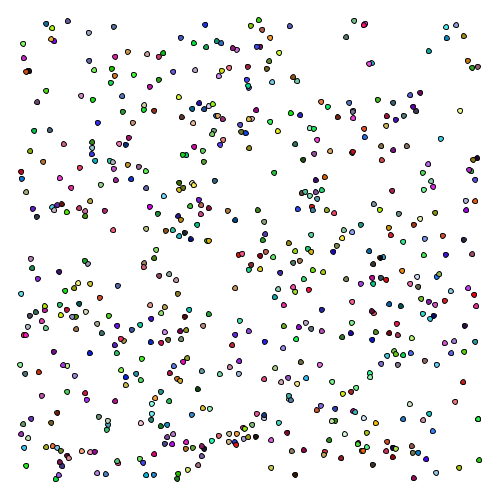
Frame 1 (no input)
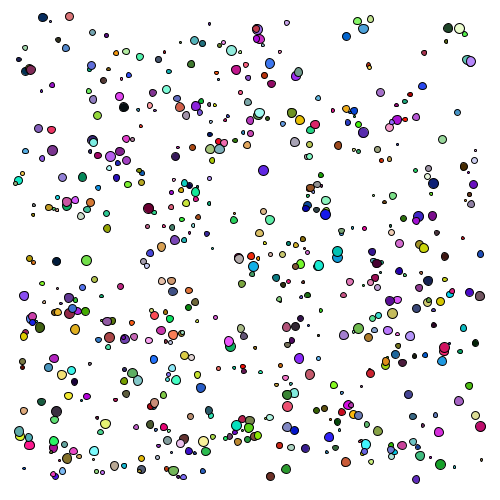
Frame 60 (the mouse pressed at the canvas centre just before this capture)
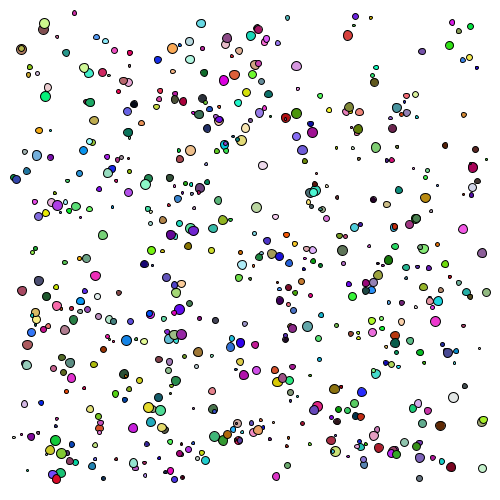
Frame 120 (the mouse held since frame 60 and released just before this capture)

The Processing sketch that drew these frames (run headless with seeded random() and noise(); from frame 60 on, the mouse is pressed at the canvas centre):

// Processing sketch: processing_168911
// ── processing_168911.pde

Cell[] myCells = new Cell[599];
//Creating an array of the Cell class
//Increasing the number of cells using the bracketed value
Cell myCell;
//Type of class 'Cell' and assign a name for the 'Cell', as a variable
//User-defined class in place of usual e.g. integer, float etc

void setup(){
  size(500,500);
  for(int i=0; i<myCells.length; i++){
    myCells[i] = new Cell();
  }
}

void draw(){
  background(255);
  for(int i=0; i<myCells.length; i++){
    myCells[i].display();
    myCells[i].update();
    myCells[i].randomcol();
    myCells[i].sizechng();
    //new functions are called within the 'for' loop to change the variables controlling 
    //different aspects of the cells appearance
  }
}
//CLASS
class Cell{
  //defining what a 'Cell' is, to allow us to use this multiple times in the simulation
  float xlocation;
  float ylocation;
  float dia;
  //diameter variable
  boolean isseed;
  //is the seed frozen, as a 'seed'
  float cellred, cellgreen, cellblue;
  float lineweight;
  
  //all the variables in the cell to change its behaviour and appearance
  
  //CONSTRUCTOR
  Cell(){
    xlocation = random(20,480);
    ylocation = random(20,480);
    dia = 5;
    isseed = false;
    cellred = random(0,255);
    cellgreen = random(0,255);
    cellblue = random(0,255);
    lineweight = 0.5;
    //initialisation of the different values for the cell's variables
  }

  //FUNCTION
  void display(){
  stroke(lineweight);
  fill(cellred,cellgreen,cellblue);
  ellipse(xlocation,ylocation,dia,dia);
 }
 
 void update(){
   xlocation = xlocation+random(-1,1);
   ylocation = ylocation+random(-1,1);
   //increase the range of random values increases the speed of cell movements
   //Giving one axis a higher upper range, the cells can be bias towards movement in that direction
 }
 
 void randomcol(){
   cellred = random(0,255);
   cellgreen = random(0,255);
   cellblue = random(0,255);
   //a new function is added and called to change the values for the 
   //cell colour variables with a new random number
 }
 
 void sizechng(){
   dia = random(2,10);
   //a new function is added to randomly change the size of the cells
 }
 
}
